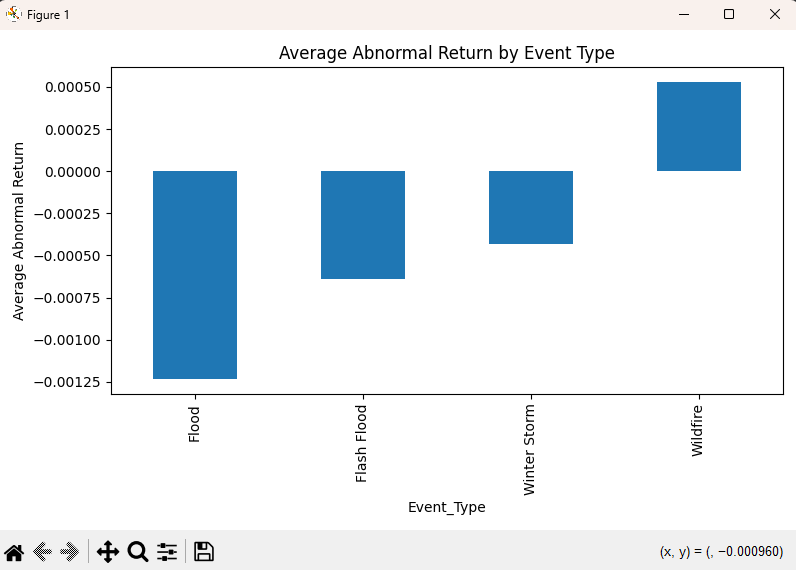

This figure's Python source:
import pandas as pd
import matplotlib.pyplot as plt

df = pd.read_csv("data/event_study_with_ar.csv")

avg_returns = (
    df.groupby("Event_Type")
      ["Abnormal_Return"]
      .mean()
      .sort_values()
)

plt.figure(figsize=(8,5))

avg_returns.plot(kind="bar")

plt.title(
    "Average Abnormal Return by Event Type"
)

plt.ylabel(
    "Average Abnormal Return"
)

plt.tight_layout()

plt.show()
